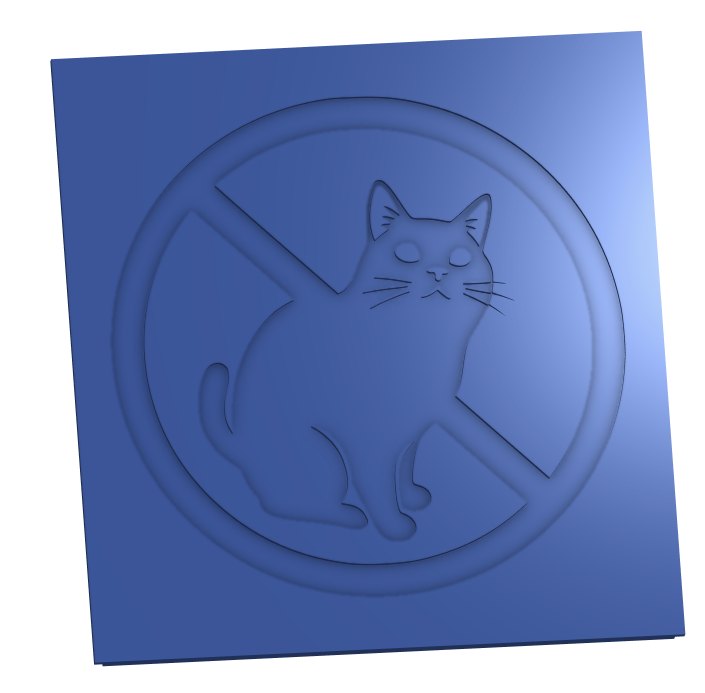
#> input picture 3d/lid.png, 1410 x 1386 px, given in place of c925f1ae-4716-4373-9e43-6770058c7b0c.jpg, which was not available (shown at 1/2 size)
$ python imaging.py
#> lines starting #> are read from the running program, lines starting #| are printed output that depends on the picture; after the words box and inside, x2 and y2 are one past the last pixel; in counts of white or black regions, pixels touching at a corner belong together; pictures that were not available may be replaced by others from this repository, and a replacement may not be noted
import numpy as np
import cv2
from PIL import ImageEnhance, Image

# # insert the IP address of your webserver
# ip_address = "http://xxx.xxx.xxx.xx"

# # Port and stream path
# stream_path = ":81/stream"
# # Complete URL of the video stream
# stream_url = ip_address + stream_path


# # Open the video stream
# cap = cv2.VideoCapture(stream_url)

# # Check if the stream is opened successfully
# if not cap.isOpened():
#     print("Error: Could not open video stream.")
#     exit()

# Process the video stream frame by frame
while True:
    # Read a single frame from the stream
    frame = cv2.imread('/Users/martinharris/repos/nakomis/bootboot/mqtt/MQTT.js/receivedimages/c925f1ae-4716-4373-9e43-6770058c7b0c.jpg')  # Replace with your image path or video stream
#> frame is the input picture: shape (1386, 1410, 3); mean B, G, R 190.1, 142.1, 123.1
    # [7 lines of commented-out code are left out]
    edges = cv2.Canny(frame, 100, 60)
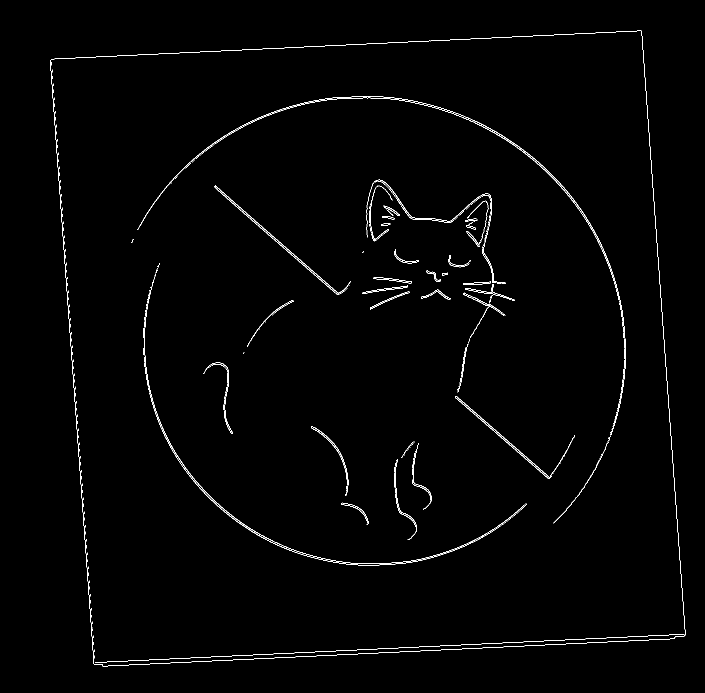
#> edges: shape (1386, 1410) (shown at 1/2 size); 1% white in thin lines or dots, all inside (x1, y1, x2, y2) = (100, 61, 1371, 1333)

    # Adjust brightness and contrast
    brightness = 7  # Brightness value to add to each pixel
    contrast = 2.3  # Contrast scaling factor
    adjusted_frame = cv2.addWeighted(frame, contrast, np.zeros(frame.shape, frame.dtype), 0, brightness)
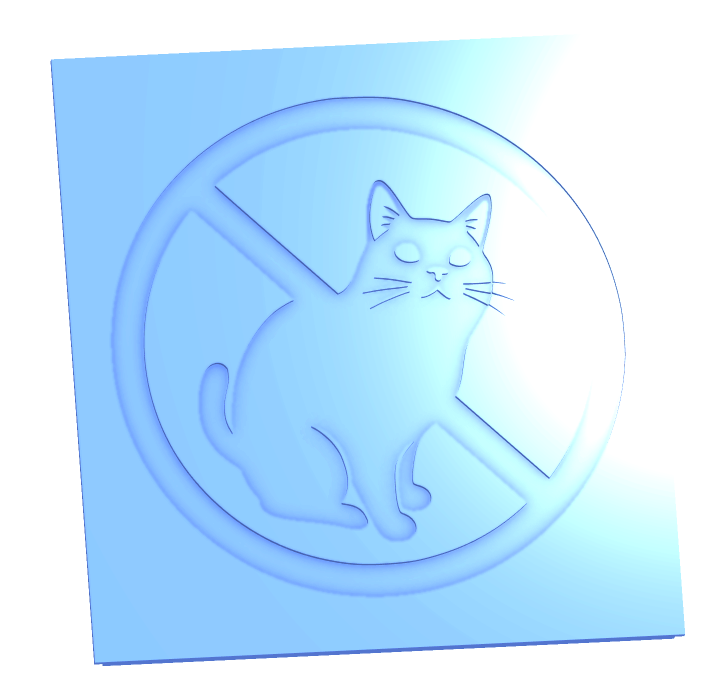
#> adjusted_frame: shape (1386, 1410, 3) (shown at 1/2 size); mean B, G, R 254.4, 229.8, 195.2

    # Sharpen the image using a sharpening kernel
    sharpen_kernel = np.array([[0, -1, 0], [-1, 5, -1], [0, -1, 0]])
    sharpened_image = cv2.filter2D(adjusted_frame, -1, sharpen_kernel)

    # Apply median blur for denoising
    denoised_image = cv2.bilateralFilter(sharpened_image, 15, 75, 75)

    # Convert the OpenCV image (BGR) to PIL format (RGB) for enhancement
    frame_rgb = cv2.cvtColor(frame, cv2.COLOR_BGR2RGB)
    frame_rgb = cv2.applyColorMap(frame_rgb, cv2.COLORMAP_SUMMER)  # Optional: Apply a colormap for better visualization
    pil_image = Image.fromarray(frame_rgb)

    # Enhance color saturation using PIL
    enhanced_color = ImageEnhance.Color(pil_image).enhance(1)

    # Convert the enhanced PIL image back to OpenCV format (BGR)
    enhanced_color_cv = np.array(enhanced_color)
    enhanced_color_cv = cv2.cvtColor(enhanced_color_cv, cv2.COLOR_RGB2BGR)
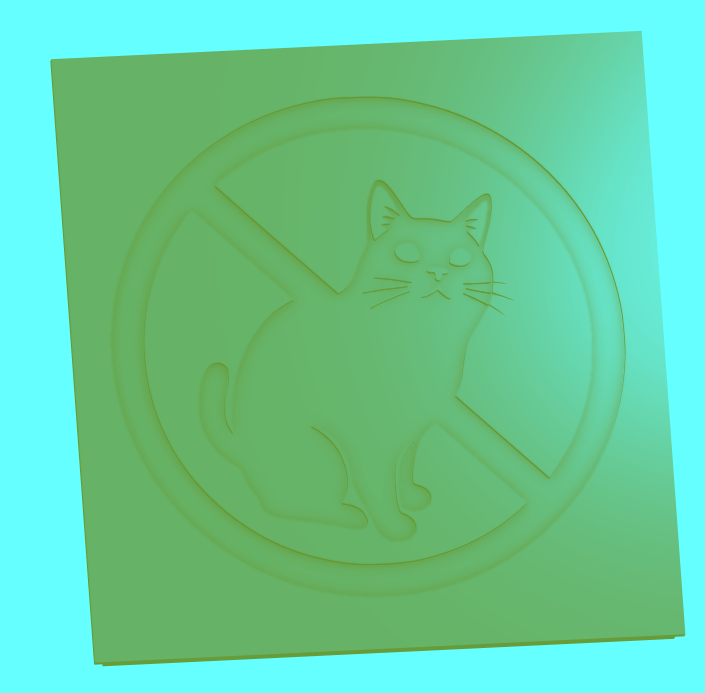
#> enhanced_color_cv: shape (1386, 1410, 3) (shown at 1/2 size); mean B, G, R 154.3, 204.6, 102

    # Create a canvas to display multiple processed frames
    height, width = 300, 300  # Define the size of each image tile
    canvas = np.ones((height * 2, width * 2, 3), dtype=np.uint8) * 255  # Create a 2x2 white canvas

    # Resize the images to fit into the canvas tiles
    frame_resized = cv2.resize(frame, (width, height))
    enhanced_resized = cv2.resize(frame_rgb, (width, height))
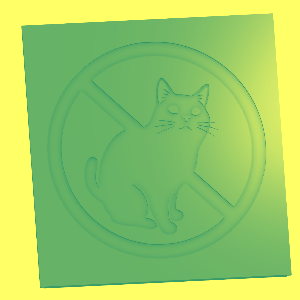
#> enhanced_resized: shape (300, 300, 3); mean B, G, R 102, 204.6, 154.3
    edges_resized = cv2.resize(edges, (width, height))
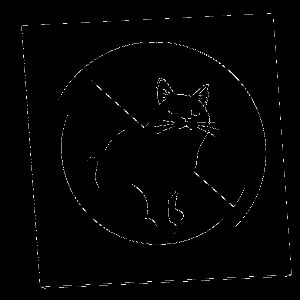
#> edges_resized: shape (300, 300); min 0, max 255, mean 2.7
    denoised_resized = cv2.resize(denoised_image, (width, height))
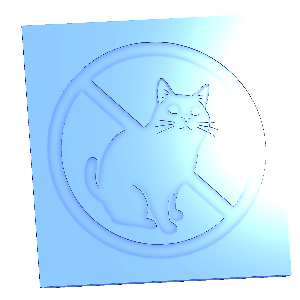
#> denoised_resized: shape (300, 300, 3); mean B, G, R 253.8, 229.5, 195.1

    # Convert edges (grayscale) to BGR format for canvas display
    edges_resized_bgr = cv2.cvtColor(edges_resized, cv2.COLOR_GRAY2BGR)

    # Place each processed image in its respective position on the canvas
    canvas[0:height, 0:width] = frame_resized            # Top-left: Original frame
    canvas[0:height, width:width * 2] = enhanced_resized # Top-right: Enhanced color image
    canvas[height:height * 2, 0:width] = edges_resized_bgr # Bottom-left: Edge detection
    canvas[height:height * 2, width:width * 2] = denoised_resized # Bottom-right: Denoised & sharpened image
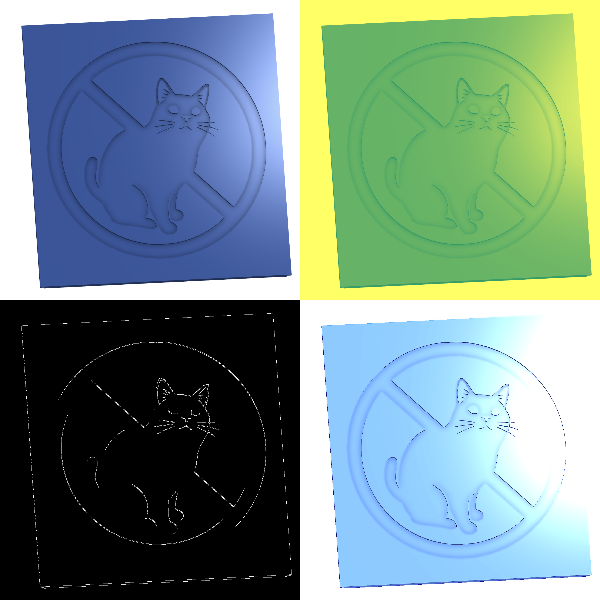
#> canvas: shape (600, 600, 3); mean B, G, R 137.1, 144.7, 118.8

    # Display the combined canvas with all four processed images
    cv2.imshow('Combined Canvas', canvas)

    # Exit the loop when the user presses the "Esc" key
    cv2.imwrite('/Users/martinharris/repos/nakomis/bootboot/mqtt/MQTT.js/receivedimages/processed_image.jpg', canvas)
    if cv2.waitKey(1) == 27:
#> (key Esc is pressed here)
        break

# Release the video capture and close all OpenCV windows
